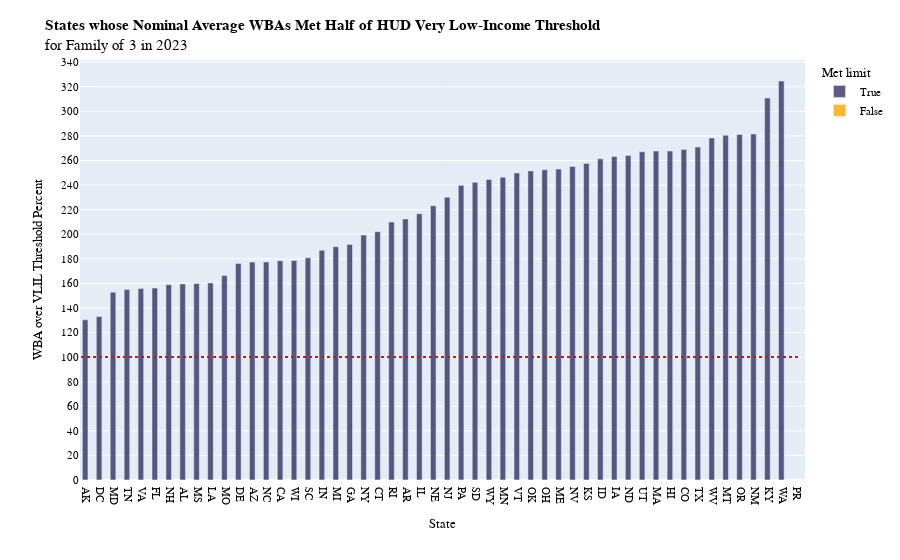

The notebook cell saved with this chart:
### Code cell
fig1 = px.bar(avgwba.sort_values(by='WBA-Limit Ratio'), 
             x='State', 
             y='WBA-Limit Ratio', 
             color = 'Met limit',
             color_discrete_sequence=['rgba(50,50,100,0.8)', 'rgba(255, 165, 0,0.8)'],
             width=2000)
fig1.update_layout(
    title_text="<b>States whose Nominal Average WBAs Met Half of HUD Very Low-Income Threshold</b> <br>for Family of 3 in 2023",
    barmode='group',
                   xaxis_title="State", yaxis_title="WBA over VLIL Threshold Percent",
                   font=dict(
                        family="Cambria",  
                        size=11,         
                        color="black",
                    ),
                   yaxis=dict(
                        tick0=0,          
                        dtick=20 
                    )
                  )
fig1.update_traces(width=0.4) 
fig1.add_shape(
    type="line",
    x0=-0.5,
    x1=51,
    y0=100,
    y1=100,
    line=dict(
        color="red",
        width=2,
        dash="dot"
    )
)
fig1.show()

### Figure 1 — Plotly figure (JSON) as saved in the notebook; plotly's stock layout.template omitted (floating-point values rounded to 4 significant figures)
{"data": [{"alignmentgroup": "True", "hovertemplate": "Met limit=True<br>State=%{x}<br>WBA-Limit Ratio=%{y}<extra></extra>", "legendgroup": "True", "marker": {"color": "rgba(50,50,100,0.8)", "pattern": {"shape": ""}}, "name": "True", "offsetgroup": "True", "orientation": "v", "showlegend": true, "textposition": "auto", "type": "bar", "width": 0.4, "x": ["AK", "DC", "MD", "TN", "VA", "FL", "NH", "AL", "MS", "LA", "MO", "DE", "AZ", "NC", "CA", "WI", "SC", "IN", "MI", "GA", "NY", "CT", "RI", "AR", "IL", "NE", "NJ", "PA", "SD", "WY", "MN", "VT", "OK", "OH", "ME", "NV", "KS", "ID", "IA", "ND", "UT", "MA", "HI", "CO", "TX", "WV", "MT", "OR", "NM", "KY", "WA"], "xaxis": "x", "y": [130.3, 133, 152.8, 155.0, 155.8, 156.2, 159.0, 159.6, 159.9, 160.4, 166.3, 176.3, 177.3, 177.5, 178.5, 178.6, 180.9, 186.9, 189.9, 191.7, 199.3, 202.1, 210.0, 212.4, 216.6, 223.2, 230.2, 239.8, 242.2, 244.6, 246.3, 249.9, 251.6, 252.5, 253, 255.2, 257.7, 261.3, 263.3, 264.0, 267.1, 267.7, 267.7, 268.9, 270.9, 278.3, 280.5, 281.2, 281.6, 310.9, 324.7], "yaxis": "y"}, {"alignmentgroup": "True", "hovertemplate": "Met limit=False<br>State=%{x}<br>WBA-Limit Ratio=%{y}<extra></extra>", "legendgroup": "False", "marker": {"color": "rgba(255, 165, 0,0.8)", "pattern": {"shape": ""}}, "name": "False", "offsetgroup": "False", "orientation": "v", "showlegend": true, "textposition": "auto", "type": "bar", "width": 0.4, "x": ["PR"], "xaxis": "x", "y": [null], "yaxis": "y"}], "layout": {"autosize": true, "barmode": "group", "font": {"color": "black", "family": "Cambria", "size": 11}, "legend": {"title": {"text": "Met limit"}, "tracegroupgap": 0}, "margin": {"t": 60}, "shapes": [{"line": {"color": "red", "dash": "dot", "width": 2}, "type": "line", "x0": -0.5, "x1": 51, "y0": 100, "y1": 100}], "title": {"text": "<b>States whose Nominal Average WBAs Met Half of HUD Very Low-Income Threshold</b> <br>for Family of 3 in 2023"}, "xaxis": {"anchor": "y", "autorange": true, "domain": [0, 1], "range": [-0.5745, 51.5], "title": {"text": "State"}, "type": "category"}, "yaxis": {"anchor": "x", "autorange": true, "domain": [0, 1], "dtick": 20, "range": [0, 341.8], "tick0": 0, "title": {"text": "WBA over VLIL Threshold Percent"}, "type": "linear"}}}
